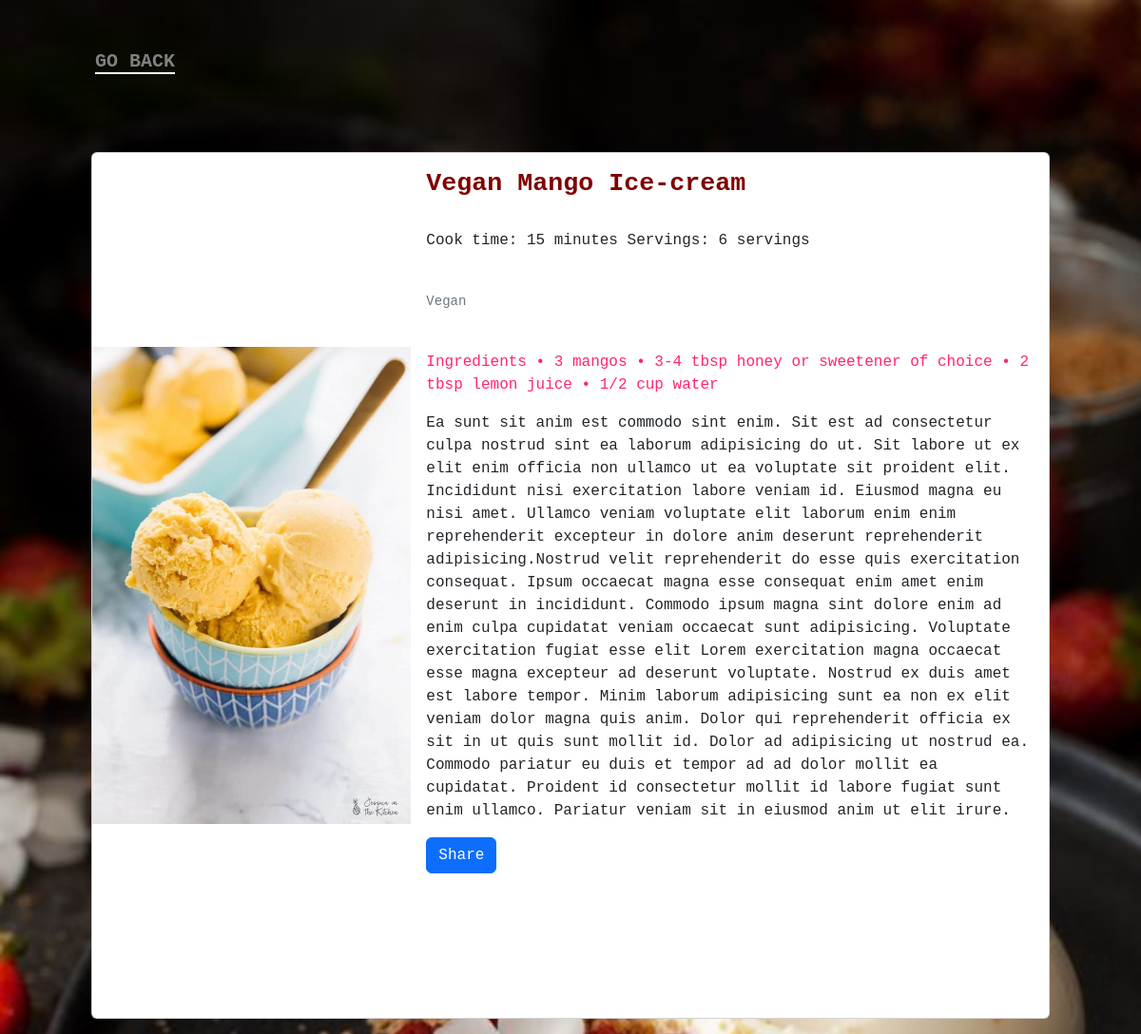
The app's page /recipe/detail/3 with its own data.
### recipes/models.py (models this page shows, shortened)
class Recipe(models.Model):
    name = models.CharField(max_length=50 , blank = False , null = False)
    label = models.ForeignKey(Label,on_delete=models.CASCADE)
    slug = models.SlugField(unique=True)
    serving = models.IntegerField(blank = True,null = True)
    description  =models.TextField(max_length = 300,blank = True , null = True)
    ingredient =models.TextField(blank = True,null = True)
    method = models.TextField(blank = False , null = False)
    image = models.ImageField(upload_to = 'upload/',blank = True , null = True)

class Label(models.Model):
   name = models.CharField(max_length=50,null = False,blank =False)
   def __str__(self):
        return self.name

### recipes/views.py (the view)
# urls.py: path('detail/<int:id>',views.recipe_details,name = "recipe_details"),]
def recipe_details(request,id : int):
    recipe = Recipe.objects.get(pk = id)
    share_string = quote_plus(recipe.name)
    context = {
  "recipe":recipe,
  "share_string":share_string,
    }
    return render (request,'recipes/detail.html',context)

### recipes/templates/recipes/detail.html (shortened to what this page needs)
{%load static %}
<!DOCTYPE HTML>
<html>
<head>
    <link rel ="stylesheet" href = "{% static '/css/recipe.css'%}"/>
    <link rel ="stylesheet" href = "{% static '/css/detail.css'%}"/>
  <link rel = "stylesheet" href ="https://cdnjs.cloudflare.com/ajax/libs/font-awesome/6.2.0/css/all.min.css"/>
<link href="https://cdn.jsdelivr.net/npm/bootstrap@5.2.2/dist/css/bootstrap.min.css" rel="stylesheet">
</head>
<body>
<div class = "row">
    <div class = "col">
        <div class = 'button'><a href ="http://localhost:8000/recipe">Go Back</a></div>
        <div class="card mb-3" style="margin-top:80px;max-height:50%;background-color:;">
            <div class="row g-0">
              <div class="col-md-4">
                <img class ='img' src="{{recipe.image.url}}" style="width:100%" >
              </div>
              <div class="col-md-8">
                <div class="card-body" style="width:100%" >
                  <h5 class="card-title" style ="color:rgb(128,0,0);font-size:20pt; font-weight: 600">{{recipe.name}}</h5>
                  <p class="card-text">{{recipe.description}}</p>
                <p class="card-text"><small class="text-muted">{{recipe.label}}</small></p>
                <p style ="color:#ff266b;">{{recipe.ingredient}}</p>
                <p>{{recipe.method}}</p>
                <p>
                  <button class="btn btn-primary" type="button" data-bs-toggle="collapse" data-bs-target="#collapseWidthExample" aria-expanded="false" aria-controls="collapseWidthExample">
                   Share
                  </button>
                  </p>
                  <div style="min-height: 120px;">
                                  </div>
                </div>
               </div>
               </div>
        </div>
</body>
</html>

### static/css/recipe.css (style rules this page uses)
* { padding:0 ; margin:0; font-family:'Courier New', Courier, monospace; background-repeat:no-repeat; box-sizing : boder-box }
body { width: 100%; height: 100vh; background:white; background-image: url('/static/images/panna.jpg'); background-repeat: no-repeat; background-size: cover; padding-left: 8%; padding-right: 8%; box-sizing: border-box; }
.row { display:flex ; height: 68%; align-items: center; }
.col { flex-basis: 50%; }

### static/css/detail.css (style rules this page uses)
.button { margin-top: 50px; padding: 0 ; }
.button a { text-decoration: none; text-transform: uppercase; border-bottom:solid 2px white; color:grey; font-size: 20px; font-weight: 600; letter-spacing: 1.5; margin: 4px; }
body { background-color: white; }
.btn-primary { justify-content: center; }

### records on screen
Recipe: image (picture), name "Vegan Mango Ice-cream", description "Cook time: 15 minutes Servings: 6 servings", label "Vegan", ingredient "Ingredients • 3 mangos • 3-4 tbsp honey or sweetener of choice • 2 tbsp lemon juice • 1/2 cup water", method "Ea sunt sit anim est commodo sint enim. Sit est ad consectetur culpa nostrud sint ea laborum adipisicing do ut. Sit labore ut ex elit enim officia non ullamco ut ea voluptate sit proident elit. Incididunt nisi exercitation labore veniam id. Eiusmod magna eu nisi amet. Ullamco veniam voluptate elit laborum enim enim reprehenderit excepteur in dolore anim deserunt reprehenderit adipisicing.Nostrud velit reprehenderit do esse quis exercitation consequat. Ipsum occaecat magna esse consequat enim amet enim deserunt in incididunt. Commodo ipsum magna sint dolore enim ad enim culpa cupidatat veniam occaecat sunt adipisicing. Voluptate exercitation fugiat esse elit Lorem exercitation magna occaecat…"
